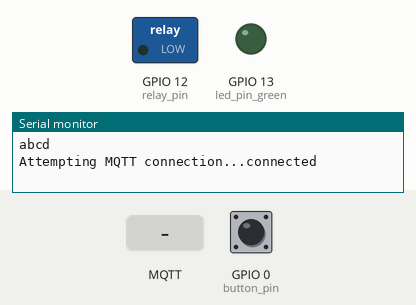
This sketch was run on a simulated ESP8266 (NodeMCU). Shown: switched loads named in the sketch (green lamp = pin HIGH), output pins drawn as LEDs (lit = HIGH), the last lines printed to the serial monitor. Inputs (shaded band) come from the test bench; at power-on: GPIO 0 (button_pin) HIGH. WiFi joins after 1.5 s; servers stay silent unless stated; no MQTT or app messages arrive unless stated.

Above: at 2.7 s.
2.8 s: GPIO 0 (button_pin) pulled LOW for 0.15 s
At 3.4 s:
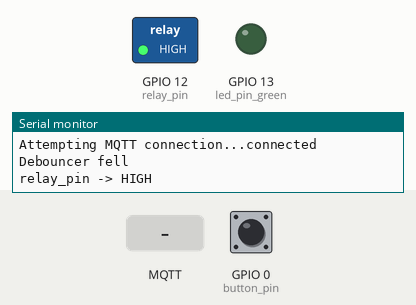
4.4 s: MQTT message "0" arrives on the first subscribed topic
At 5.2 s:
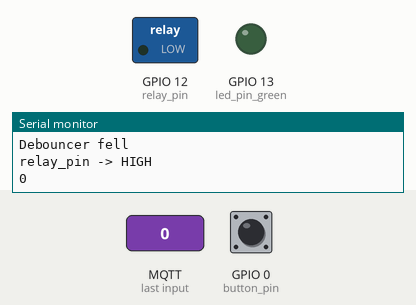
5.9 s: GPIO 0 (button_pin) pulled LOW for 1 s
8.4 s: GPIO 0 (button_pin) pulled LOW for 3.2 s
At 8.9 s:
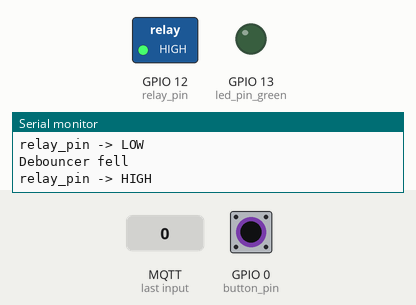
13.1 s: MQTT message "on" arrives on the first subscribed topic
14.6 s: MQTT message "off" arrives on the first subscribed topic
Timing chart, 0 to 17.1 s (numbered marks = the images above; inputs shaded):
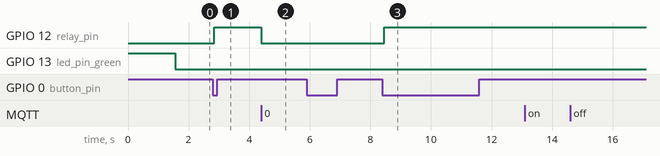

The sketch:

Sonoff_S20_for_Switch_2.ino
```cpp
/*

Diese Version füer Sonoff S20_2

  It connects to an MQTT server then:
  - on 0 switches off relays
  - on 1 switches on relays

  - sends 0 on off relays
  - sends 1 on on relays


Sonoff S20 Belegung:
GPIO0 Taster
GPIO12 Relais (high = on) + LED (blau); LED nur bei S20
GPIO13 LED grün (low = on)

Hardware:
ESP8266
PN25F08 Flash (1MByte/8MBit)
10A Relais
Taster
LED grün – grün/blau S20

Programmierpins (Steckdose links/Relaisseite):
von links: GND - Tx - Rx - Vcc

LED's: gruen liegt ueber Taster, blau liegt unter Taster


Board: ESP-01S (Generic ESP-8266 Moduke)

Settings:Generic 8266 Module
Flashmode: DOUT
1M (128k SPIFFS)
Crystal frequency: 26 MHz
Flash frequency: 40 MHz
CPU frequency: 80 MHz
v2 lower memory
reset method: ck
Buidin LED: "2"
Upload speed: 115200


Outputs on HIGH means blue LED and relay is on

*/

#include <ESP8266WiFi.h>
#include <PubSubClient.h>
#include <Bounce2.h>
#include <WiFiClient.h>
#include <WiFiManager.h>
#include <ESP8266HTTPUpdateServer.h>
#include <ESP8266mDNS.h>

//MQTT
const char* mqtt_server = "watchdog.fritz.box";
WiFiClient espClient;
PubSubClient client(espClient);
// WebUpdater
ESP8266WebServer httpServer(80);
ESP8266HTTPUpdateServer httpUpdater;


const char* outrelay = "switch/sonoff_S20_2/state";
const char* inrelay = "switch/sonoff_S20_2/set";


//Use of GPIO(12) for relais output and blue LED
int relay_pin = 12;
bool relayState = LOW;

//Use of GPIO(0) for button
int button_pin = 0;

//Use of GPIO(13) for green LED, on=WLAN connected
int led_pin_green = 13;


// Instantiate a Bounce object :
Bounce debouncer = Bounce();

const char* host = "Sonoff_S20_2";


void setup() {
  pinMode(relay_pin, OUTPUT);     // Initialize the relay pin blue as an output (for relais and blue LED)
  pinMode(led_pin_green, OUTPUT);     // Initialize the relay pin green as an output
  digitalWrite(led_pin_green, HIGH);


  pinMode(button_pin, INPUT_PULLUP);     // Initialize the button pin as input


  // start with relay state LOW (blue LED and relay off)
  digitalWrite(relay_pin, relayState);

  debouncer.attach(button_pin);   // Use the bounce2 library to debounce the built in button
  debouncer.interval(50);         // Input must be low for 50 ms

  Serial.begin(9600);
  Serial.println("abcd");

  WiFiManager wifiManager;
  wifiManager.autoConnect("MQTT");
  client.setServer(mqtt_server, 1883);
  client.setCallback(callback);

  //WebUpdater
  MDNS.begin(host);

  httpUpdater.setup(&httpServer);
  httpServer.begin();

  MDNS.addService("http", "tcp", 80);

}


void loop() {

  if (!client.connected()) {
    reconnect();
  }
  client.loop();
  extButton();
  //WebUpdater
  httpServer.handleClient();
  unsigned long uptime = millis();
  static unsigned long last_loop;
  unsigned long diff = uptime - last_loop;

  if (diff < 5000) return;
  last_loop = uptime;
}


void callback(char* topic, byte* payload, unsigned int length) {

  if (strcmp(topic, inrelay) == 0) {
    for (int i = 0; i < length; i++) {
      Serial.print((char)payload[i]);
    }
    // Switch off the Relay if "0" was received as first character
    if ((char)payload[0] == '0') {
      digitalWrite(relay_pin, LOW);
      client.publish(outrelay, "0");


      // Switch on the Relay if "1" was received as first character
    } else if ((char)payload[0] == '1') {
      digitalWrite(relay_pin, HIGH);
      client.publish(outrelay, "1");

    }
  }
}


void reconnect() {
  // Loop until we're reconnected
  while (!client.connected()) {
    Serial.print("Attempting MQTT connection...");
    // Attempt to connect
    if (client.connect(host)) {
      Serial.println("connected");
      digitalWrite(led_pin_green, LOW);
      client.subscribe(inrelay);
    }   else {
      Serial.print("failed, rc=");
      Serial.print(client.state());
      Serial.println(" try again in 5 seconds");
      digitalWrite(led_pin_green, HIGH);
      delay(5000);
    }
  }
}


void extButton() {
  debouncer.update();

  // Call code if Bounce fell (transition from HIGH to LOW) :
  if ( debouncer.fell() ) {
    Serial.println("Debouncer fell");
    // Toggle relay state :
    relayState = !relayState;
    digitalWrite(relay_pin, relayState);


    if (relayState == 0) {
      Serial.println("relay_pin -> LOW");
      client.publish(outrelay, "0");
    }
    else if (relayState == 1) {
      Serial.println("relay_pin -> HIGH");
      client.publish(outrelay, "1");
    }
  }
}
```

Measured:
- after the input at 2.8 s, GPIO 12 (relay_pin): LOW → HIGH after 0.05 s
- after the input at 4.4 s, GPIO 12 (relay_pin): HIGH → LOW at once
- after the input at 8.4 s, GPIO 12 (relay_pin): LOW → HIGH after 0.05 s
